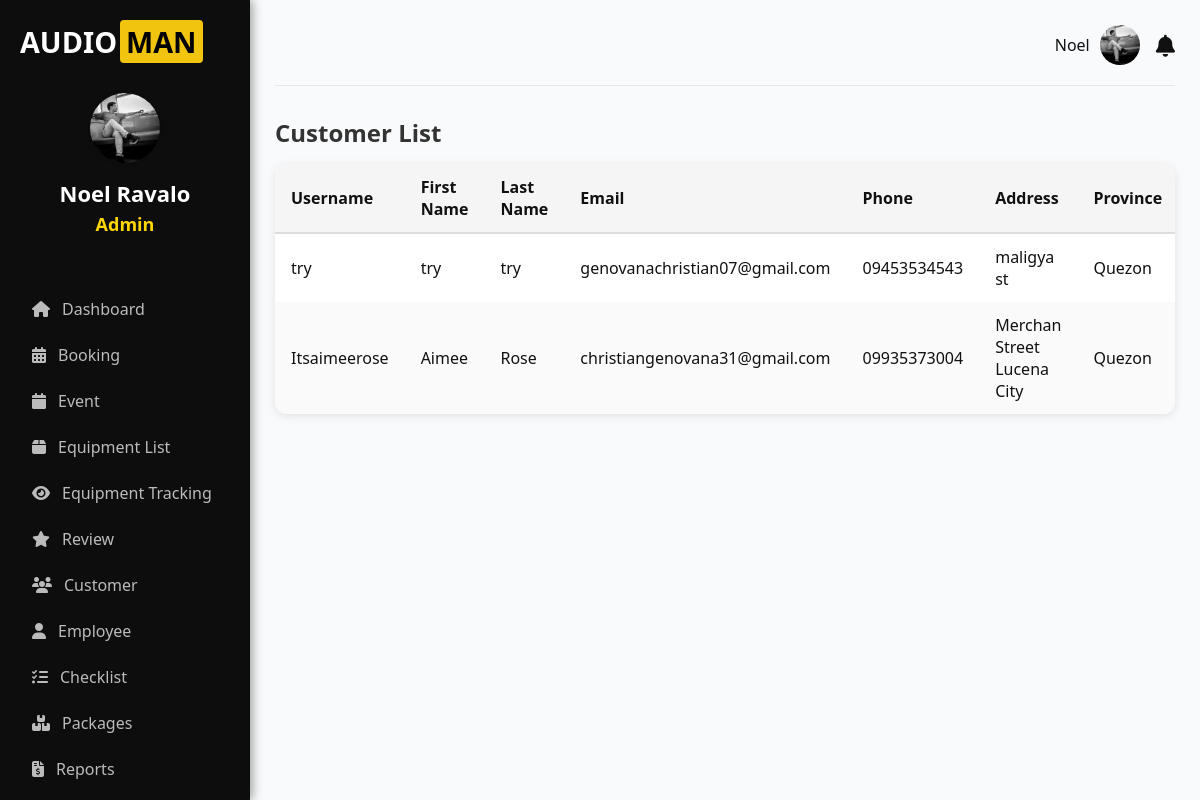
The app's page /accounts/customer/ (signed in) with its own data.
### accounts/models.py (models this page shows, shortened)
class Profile(models.Model):
    user = models.OneToOneField(User, on_delete=models.CASCADE)
    contact_number = models.CharField(max_length=20)
    province = models.CharField(max_length=100)
    city = models.CharField(max_length=100)
    barangay = models.CharField(max_length=100, blank=True, null=True)  # ➕ Added field
    address = models.CharField(max_length=255, blank=True, null=True)
    profile_picture = models.ImageField(upload_to='profile_pictures/', blank=True, null=True)
    requested_admin = models.BooleanField(default=False)

### accounts/views.py (the view)
    def wrapper(request, *args, **kwargs):
        if not request.user.is_authenticated:
            print("User is not authenticated.")  # Debugging line
            return redirect("login")
        if not request.user.is_staff and not request.user.is_superuser:
            print(f"User {request.user.username} does not have admin privileges.")  # Debugging line
            raise PermissionDenied  # User is denied access
        return view_func(request, *args, **kwargs)

### accounts/context_processors.py (called while the page is built)
def notifications_context(request):
    if request.user.is_authenticated:
        notifications = Notification.objects.filter(user=request.user).order_by('-created_at')
        unread_count = notifications.filter(is_read=False).count()
        return {
            'notifications': notifications,
            'notifications_unread_count': unread_count
        }
    return {}

def global_notifications(request):
    if request.user.is_authenticated:
        notifications = Booking.objects.filter(status="Pending")
    else:
        notifications = []
    return {
        'notifications': notifications
    }

def user_notifications(request):
    if request.user.is_authenticated:
        notifications_qs = Notification.objects.filter(user=request.user).order_by('-created_at')
        notifications_unread_count = notifications_qs.filter(is_read=False).count()
        latest_notifications = notifications_qs[:5]
        return {
            'notifications': latest_notifications,
            'notifications_unread_count': notifications_unread_count,
        }
    return {
        'notifications': [],
        'notifications_unread_count': 0,
    }

### accounts/views.py (called while the page is built)
def admin_only(view_func):
    def wrapper(request, *args, **kwargs):
        if not request.user.is_authenticated:
            print("User is not authenticated.")  # Debugging line
            return redirect("login")
        if not request.user.is_staff and not request.user.is_superuser:
            print(f"User {request.user.username} does not have admin privileges.")  # Debugging line
            raise PermissionDenied  # User is denied access
        return view_func(request, *args, **kwargs)
    return wrapper

### accounts/templates/client/customer.html (shortened to what this page needs)
{% extends 'client-base.html' %}
{% block content %}
<div class="customer-list">
    <h2>Customer List</h2>
    <div class="table-wrapper">
        <table class="styled-table">
            <thead>
                <tr>
                    <th>Username</th>
                    <th>First Name</th>
                    <th>Last Name</th>
                    <th>Email</th>
                    <th>Phone</th>
                    <th>Address</th>
                    <th>Province</th>
                </tr>
            </thead>
            <tbody>
                {% for customer in customer_data %}
                    <tr>
                        <td>{{ customer.username }}</td>
                        <td>{{ customer.first_name }}</td>
                        <td>{{ customer.last_name }}</td>
                        <td>{{ customer.email }}</td>
                        <td>{{ customer.phone }}</td>
                        <td>{{ customer.address }}</td>
                        <td>{{ customer.province }}</td>
                    </tr>
                {% endfor %}
            </tbody>
        </table>
    </div>
</div>
{% endblock %}

### accounts/templates/client-base.html (shortened to what this page needs)
{% load static %}
<!DOCTYPE html>
<html lang="en">
<head>
  <link rel="stylesheet" href="https://cdnjs.cloudflare.com/ajax/libs/font-awesome/6.5.0/css/all.min.css" />
</head>
<body>
  <div class="container">
    <aside class="sidebar" id="sidebar">
      <div class="logo">
        <span class="text-white">AUDIO</span><span class="text-yellow">MAN</span>
      </div>
      <div class="user">
        <div class="avatar">
          <img
            src="{% if request.user.profile.profile_picture %}{{ request.user.profile.profile_picture.url }}{% else %}{% static 'images/user1.jpg' %}{% endif %}"
            alt="Avatar Icon"
            class="avatar-img"
            style="width: 70px; height: 70px; border-radius: 50%; object-fit: cover;"
          />
        </div>
        <h3 class="owner-name" style="font-size: 22px; font-weight: 700;">
          {{ request.user.get_full_name }}
        </h3>
        <p class="owner-role" style="font-size: 18px; font-weight: 600; color: #ffd700;">
          {% if request.user.is_superuser %}
            Admin
          {% elif request.user.is_staff %}
            Staff
          {% else %}
            Owner
          {% endif %}
        </p>
      </div>
     <nav class="nav">
    {% if user.is_staff and not user.is_superuser %}
        <a href="{% url 'checklist' %}"><i class="fas fa-list-check"></i> Checklist</a>
    {% else %}
        <a href="{% url 'dashboard' %}"><i class="fas fa-home"></i> Dashboard</a>
        <a href="{% url 'booking' %}"><i class="fas fa-calendar-alt"></i> Booking</a>
        <a href="{% url 'event' %}"><i class="fas fa-calendar"></i> Event</a>
        <a href="{% url 'equipment' %}"><i class="fas fa-box"></i> Equipment List</a>
        <a href="{% url 'tracking' %}"><i class="fas fa-eye"></i> Equipment Tracking</a>
        <a href="{% url 'reviews' %}"><i class="fas fa-star"></i> Review</a>
        <a href="{% url 'customer' %}"><i class="fas fa-users"></i> Customer</a>
        <a href="{% url 'employee' %}"><i class="fas fa-user"></i> Employee</a>
        <a href="{% url 'checklist' %}"><i class="fas fa-list-check"></i> Checklist</a>
        <a href="{% url 'package_list' %}"><i class="fas fa-boxes"></i> Packages</a>
        <a href="{% url 'reports_page' %}"><i class="fas fa-file-invoice-dollar"></i> Reports</a>
    {% endif %}
</nav>
    </aside>
<main class="main">
  <div class="topbar">
    <div class="topbar-right">
      <div class="user-info" id="topbarDropdownToggle">
        <span>{{ request.user.first_name }}</span>
        <img
          src="{% if request.user.profile.profile_picture %}{{ request.user.profile.profile_picture.url }}{% else %}{% static 'images/profile-icon.png' %}{% endif %}"
          alt="User Avatar"
        />
      </div>
      <div class="notification" id="notifToggle">
        <i class="fas fa-bell"></i>
      </div>
    </div>
  </div>
  {% block content %}{% endblock %}
</main>
</body>
</html>

### accounts/templates/client-base.html (style rules this page uses)
* { margin: 0; padding: 0; box-sizing: border-box; }
body { font-family: 'Segoe UI', Arial, sans-serif; background: #f9fafb; color: #111; display: flex; height: 100vh; overflow: hidden; transition: background 0.3s, color 0.3s; }
.container { display: flex; width: 100%; }
.sidebar { background: #0d0d0d; color: #fff; width: 250px; padding: 20px; display: flex; flex-direction: column; height: 100vh; position: fixed; transition: background 0.3s; box-shadow: 2px 0 10px rgba(0,0,0,0.4); }
.logo { font-size: 24px; font-weight: bold; margin-bottom: 30px; display: flex; align-items: center; font-size: 1.8rem; }
.logo .text-white { color: white; }
.logo .text-yellow { background-color: #f1c40f; color: #000; padding: 2px 6px; border-radius: 4px; margin-left: 3px; font-weight: bold; }
.user { text-align: center; margin-bottom: 30px; }
.avatar img.avatar-img { width: 80px; height: 80px; border-radius: 50%; object-fit: cover; margin: 0 auto 10px; border: none; background: none; box-shadow: 0 0 4px rgba(0,0,0,0.2); }
.owner-name { color: #fff; font-size: 18px; font-weight: 600; margin-bottom: 4px; }
.owner-role { color: #ccc; font-size: 14px; }
.nav { margin-top: 20px; }
.nav a { display: flex; align-items: center; gap: 12px; padding: 12px; color: #bbb; text-decoration: none; border-radius: 8px; transition: all 0.3s ease; font-weight: 500; }
.main { flex-grow: 1; padding: 25px; margin-left: 250px; overflow-y: auto; transition: background 0.3s, color 0.3s; }
.topbar { display: flex; justify-content: flex-end; align-items: center; padding-bottom: 20px; border-bottom: 1px solid #e5e7eb; margin-bottom: 20px; }
.topbar-right { display: flex; align-items: center; gap: 16px; }
.notification { position: relative; font-size: 18px; cursor: pointer; }
.user-info { position: relative; display: flex; align-items: center; gap: 10px; cursor: pointer; }
.user-info img { width: 40px; height: 40px; border-radius: 50%; object-fit: cover; }
.notification { position: relative; font-size: 22px; cursor: pointer; }

### accounts/templates/client/customer.html (style rules this page uses)
.customer-list { margin: 30px 0; }
.customer-list h2 { font-size: 24px; margin-bottom: 15px; color: #333; }
.table-wrapper { overflow-x: auto; border-radius: 12px; box-shadow: 0 2px 10px rgba(0,0,0,0.1); }
.styled-table { width: 100%; border-collapse: collapse; background: #fff; border-radius: 12px; overflow: hidden; }
.styled-table th, .styled-table td { padding: 12px 16px; text-align: left; transition: background 0.3s ease, color 0.3s ease; }
.styled-table thead { background: #f5f5f5; }
.styled-table th { font-weight: 600; border-bottom: 2px solid #ddd; }
.styled-table tbody tr:nth-child(even) { background-color: #fafafa; }

### records on screen
Profile: phone "09453534543", address "maligya st", province "Quezon"
Profile: phone "09935373004", address "Merchan Street Lucena City", province "Quezon"

### other values on screen
{{ request.user.get_full_name }} "Noel Ravalo"
{{ request.user.first_name }} "Noel"
{{ customer.username }} "try" "Itsaimeerose"
{{ customer.first_name }} "try" "Aimee"
{{ customer.last_name }} "try" "Rose"
{{ customer.email }} "genovanachristian07@gmail.com" "christiangenovana31@gmail.com"
